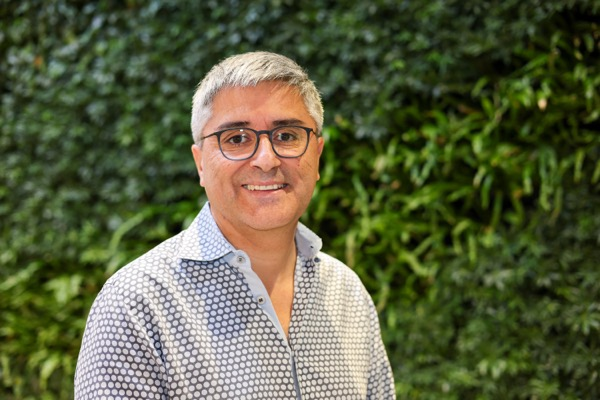
#> input picture assets/img/headshots/rene-IMG_1176.jpg, 600 x 400 px
$ python recrop_photos.py
#> lines starting #> are read from the running program, lines starting #| are printed output that depends on the picture
"""Re-crop and brighten selected headshots per Vidal feedback.

Crops to a square centered on the estimated face location, zooms in, and
applies a mild auto-level + brightening pass for photos with shadows.
"""

from PIL import Image, ImageOps, ImageEnhance
from pathlib import Path

ROOT = Path(__file__).resolve().parent.parent
HEADSHOTS = ROOT / "assets" / "img" / "headshots"
BACKUP = HEADSHOTS / "originals"
BACKUP.mkdir(exist_ok=True)


def square_crop(img, fx, fy, scale=0.85):
    """Crop a centered square at (fx, fy) using `scale` of the smaller dim."""
    w, h = img.size
    side = int(min(w, h) * scale)
    cx = int(w * fx)
    cy = int(h * fy)
    left = max(0, cx - side // 2)
    top = max(0, cy - side // 2)
    if left + side > w:
        left = w - side
    if top + side > h:
        top = h - side
    return img.crop((left, top, left + side, top + side))


def brighten_and_level(img, brightness=1.10, contrast=1.05):
    img = ImageOps.autocontrast(img, cutoff=1)
    img = ImageEnhance.Brightness(img).enhance(brightness)
    img = ImageEnhance.Contrast(img).enhance(contrast)
    return img


SPECS = [
    # filename, face_x_frac, face_y_frac, brighten?, scale
    ("rene-IMG_1176.jpg", 0.43, 0.42, False, 0.78),
    ("liangzu.jpg",       0.50, 0.48, True,  0.85),
    ("fengrui.jpg",       0.50, 0.45, True,  0.85),
    ("uday.jpg",          0.46, 0.45, True,  0.85),
]

OUT_SIZE = 600

for filename, fx, fy, brighten, scale in SPECS:
    src = HEADSHOTS / filename
    if not src.exists():
        print(f"  ! missing {src}")
        continue

    backup = BACKUP / filename
    if not backup.exists():
        Image.open(src).save(backup)
        print(f"  backed up {filename} -> originals/")

    img = Image.open(src).convert("RGB")
#> img is the input picture: PIL image 600x400 RGB; mean R, G, B 90.3, 95.7, 64.3
    img = square_crop(img, fx, fy, scale=scale)
#> in square_crop, `return img.crop((left, top, left + side, top + side))`:
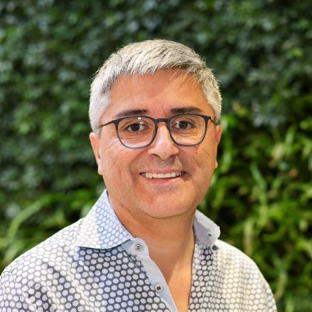
#> returned value: PIL image 312x312 RGB; mean R, G, B 114, 110.9, 82.7
    if brighten:
        img = brighten_and_level(img)
    img = img.resize((OUT_SIZE, OUT_SIZE), Image.LANCZOS)
#> img: PIL image 600x600 RGB
    img.save(src, "JPEG", quality=92)
    print(f"  rewrote {filename}  ->  {OUT_SIZE}x{OUT_SIZE}{' +brighten' if brighten else ''}")
#> pass 2 of the loop `for filename, fx, fy, brighten, scale in SPECS:`:
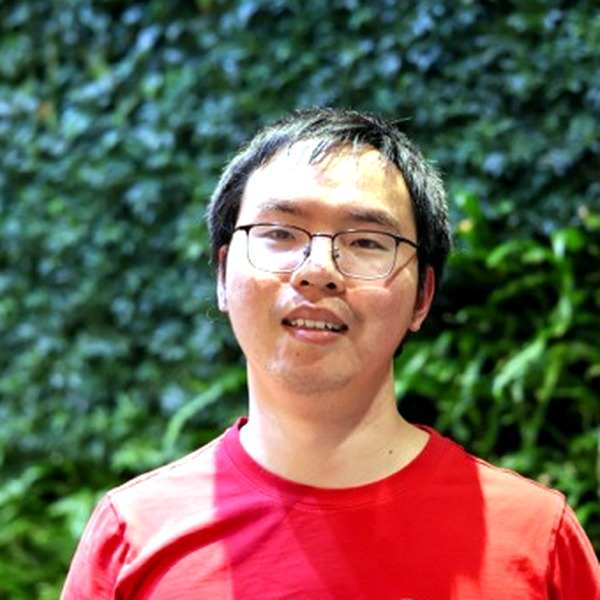
#> input picture assets/img/headshots/liangzu.jpg, 600 x 600 px
#> img is the input picture: PIL image 600x600 RGB; mean R, G, B 108, 96.7, 82.5
#> in square_crop (call 2), `return img.crop((left, top, left + side, top + side))`:
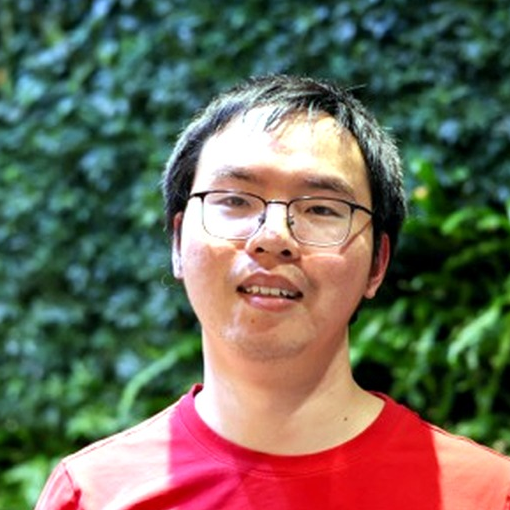
#> returned value: PIL image 510x510 RGB; mean R, G, B 109.6, 105.3, 89.8
#> in brighten_and_level, `img = ImageEnhance.Brightness(img).enhance(brightness)`:
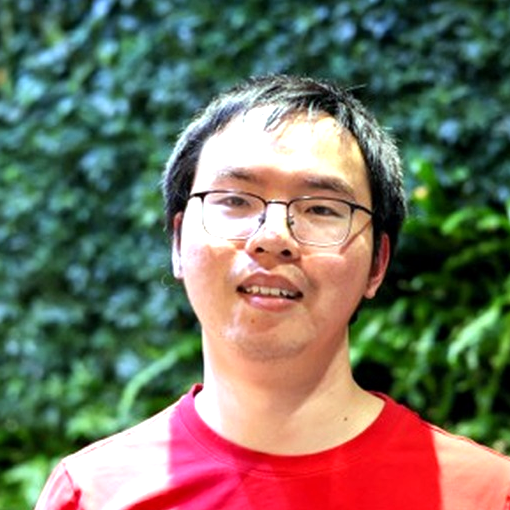
#> img: PIL image 510x510 RGB; mean R, G, B 117.2, 113.2, 97.4
#> pass 3 of the loop `for filename, fx, fy, brighten, scale in SPECS:`:
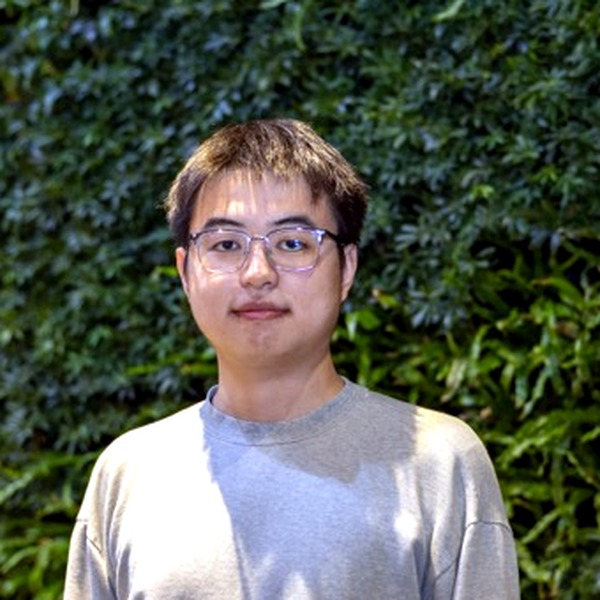
#> input picture assets/img/headshots/fengrui.jpg, 600 x 600 px
#> img is the input picture: PIL image 600x600 RGB; mean R, G, B 86.8, 93.6, 82.6
#> in square_crop (call 3), `return img.crop((left, top, left + side, top + side))`:
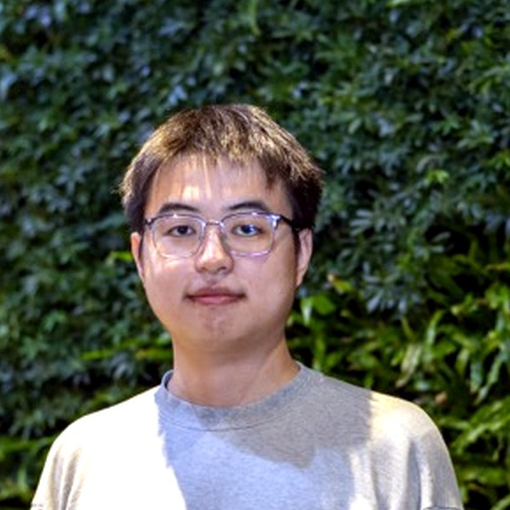
#> returned value: PIL image 510x510 RGB; mean R, G, B 85.6, 90.9, 80.4
#> in brighten_and_level (call 2), `img = ImageEnhance.Brightness(img).enhance(brightness)`:
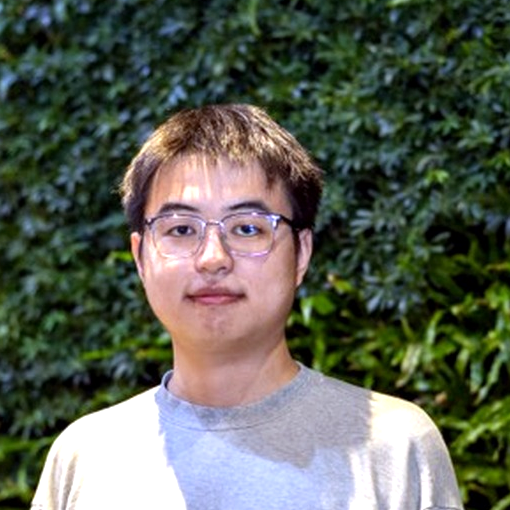
#> img: PIL image 510x510 RGB; mean R, G, B 92.3, 97.3, 86.4
#> the loop made 4 passes; the first 3 are shown
